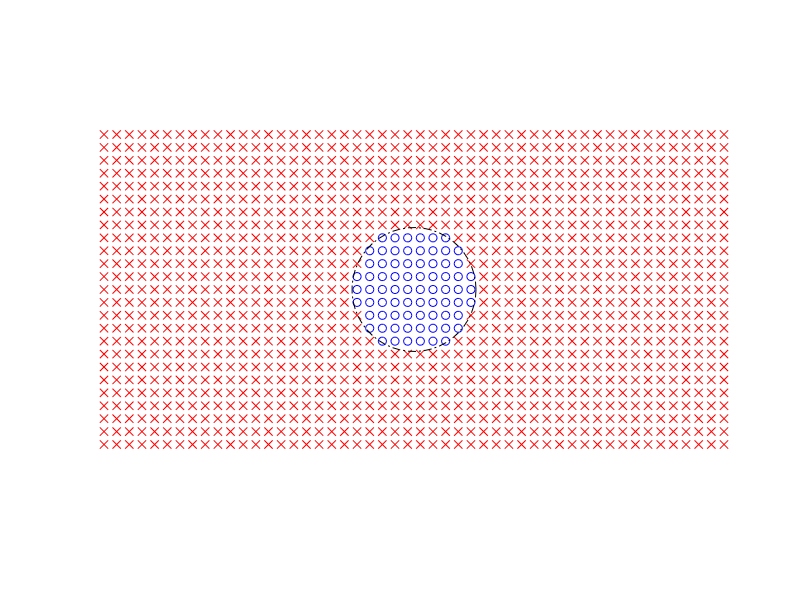

MATLAB code to generate this figure: (Note: this script raises an error after producing the figure.)
clear; clc; close all;

% Generate a rectangular grid

xmax = 2;
ymax = 1;
ar = xmax/ymax;

nx = 50;
ny = nx/ar;

% Create grid points
X = linspace(0,xmax,nx);
Y = linspace(0,ymax,ny);
[x,y] = meshgrid(X,Y);

% Generate a parametric closed curve
t = linspace(0,2*pi,nx);
cx = xmax/2; cy = ymax/2;
radius = 0.2;
xp = radius*cos(t) + cx;
yp = radius*sin(t) + cy;

[in, on] = inpolygon(x,y,xp,yp);

% Define flags
solid = logical(in + on);
liquid = ~solid;

hold on
plot(x(liquid),y(liquid),'rx')
plot(x(solid),y(solid),'bo')
plot(xp,yp,'k-.')
axis off equal

% Solve a dirichlet heat conduction problem
% Boundary condition
Tw = 10; % West
Te = 20; % East
Tn = 30;  % North
Ts = 40; % South


% Description: Solves a 2D steady state heat transfer problem with no heat
% generation, with Dirichlet boundary conditions at the boundaries.

% Constants
N           = 5;
LEFT        = 1;
RIGHT       = 2;
TOP         = 3;
BOTTOM      = 4;
CENTER      = 5;

% Grid Size
dx  = xmax/(nx-1);
dy  = ymax/(ny-1);

Nx  = nx;
Ny  = ny;

% Coefficient Matrix
A = ones(Nx,Ny,N);
A(:,:,CENTER) = -4;

% RHS Matrix
B = zeros(Nx,Ny);

% Solution Matrix
Ti = 300; % Initial Guess
T = Ti*ones(Nx,Ny);


% Dirichlet BC (Left and Right)
T(:,1)      = Te;
T(:,end)    = Tw;
% Dirichlet BC (Top and Bottom)
T(1,:)      = Tn;
T(end,:)    = Ts;


T = solve_poisson(A,B,T);

% Implement a function which calculates the coefficients
A = calculate_coefficients(x,y,xp,yp);